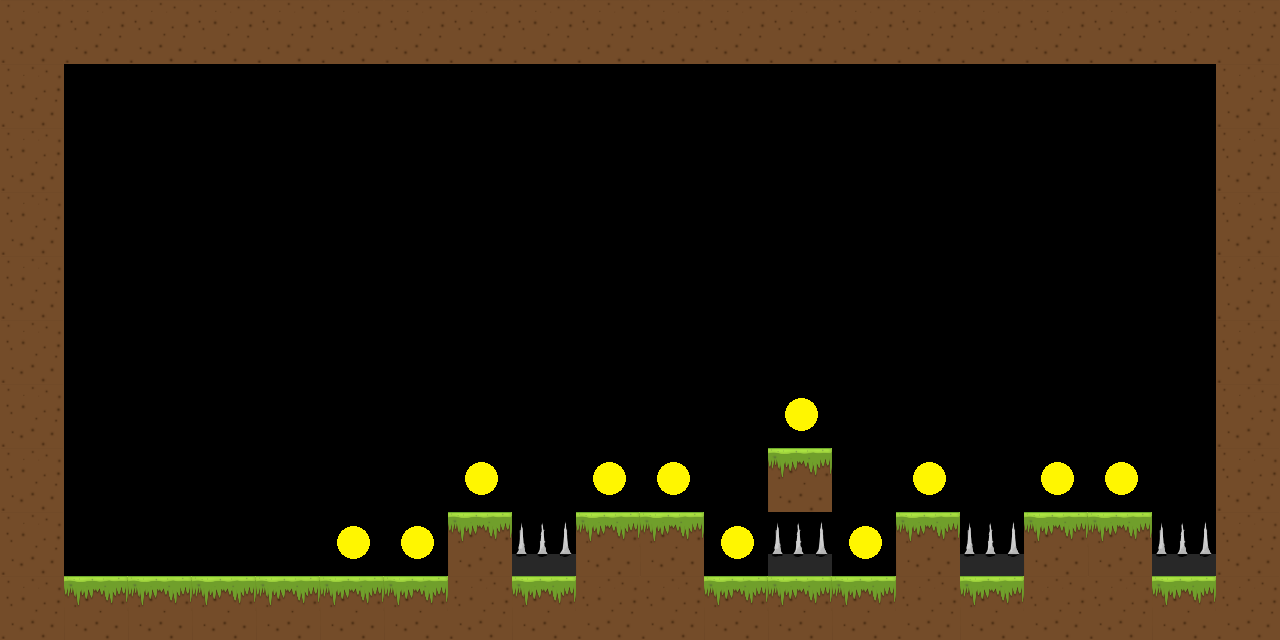

This game map was drawn from its Tiled (.tmx) file and the tilesets committed beside it. A one-line description and the full map source follow:
An orthogonal 20x10 tile map with 64x64 px tiles, 1 tile layer (Tile Layer 1), 2 tilesets.

<map version="1.0" tiledversion="1.0.2" orientation="orthogonal" renderorder="right-down" width="20" height="10" tilewidth="64" tileheight="64" nextobjectid="1">
 <tileset firstgid="1" source="../untitled.tsx" />
 <tileset firstgid="73" source="../untitled.tsx" />
 <layer name="Tile Layer 1" width="20" height="10">
  <data encoding="csv">
3,3,3,3,3,3,3,3,3,3,3,3,3,3,3,3,3,3,3,3,
3,0,0,0,0,0,0,0,0,0,0,0,0,0,0,0,0,0,0,3,
3,0,0,0,0,0,0,0,0,0,0,0,0,0,0,0,0,0,0,3,
3,0,0,0,0,0,0,0,0,0,0,0,0,0,0,0,0,0,0,3,
3,0,0,0,0,0,0,0,0,0,0,0,0,0,0,0,0,0,0,3,
3,0,0,0,0,0,0,0,0,0,0,0,0,0,0,0,0,0,0,3,
3,0,0,0,0,0,0,0,0,0,0,0,7,0,0,0,0,0,0,3,
3,0,0,0,0,0,0,7,0,7,7,0,1,0,7,0,7,7,0,3,
3,0,0,0,0,7,7,1,78,1,1,7,6,7,1,78,1,1,6,3,
3,1,1,1,1,1,1,3,1,3,3,1,1,1,3,1,3,3,1,3
</data>
 </layer>
</map>
